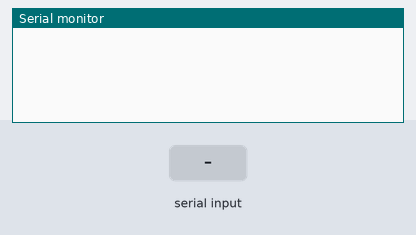
This sketch was run on a simulated Arduino Uno, built with avr-gcc and run on an emulated ATmega328P. Shown: the last lines printed to the serial monitor. The inputs (shaded band) are chosen by the test bench.

Above: at 1.2 s.
1.3 s: "m" received over the second serial link
At 2.0 s:
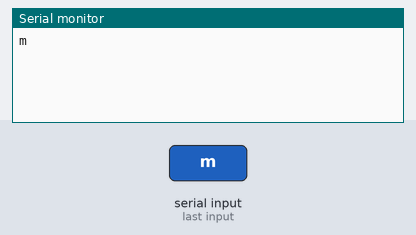
2.8 s: "1" received over the second serial link
At 3.2 s:
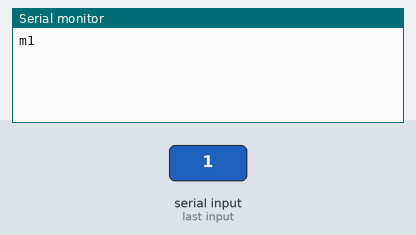

The sketch:

BT_TEST.ino
```cpp
#include <SoftwareSerial.h>

#define BT_TXD 2
#define BT_RXD 3

SoftwareSerial btSerial(BT_TXD, BT_RXD);

void setup() {
  // put your setup code here, to run once:
  Serial.begin(115200);
  btSerial.begin(9600);
}

void loop() {
  // put your main code here, to run repeatedly:
  byte alpha = 123;
  if(Serial.available()){
    if(Serial.read() == 'm')
      btSerial.write(alpha);
  }
  if(btSerial.available()){
    Serial.write(btSerial.read());
  }
}
```

Measured:
- after the input at 1.3 s, the serial monitor: prints a new line at once (image 1)
- after the input at 2.8 s, the serial monitor: prints a new line at once (image 2)
